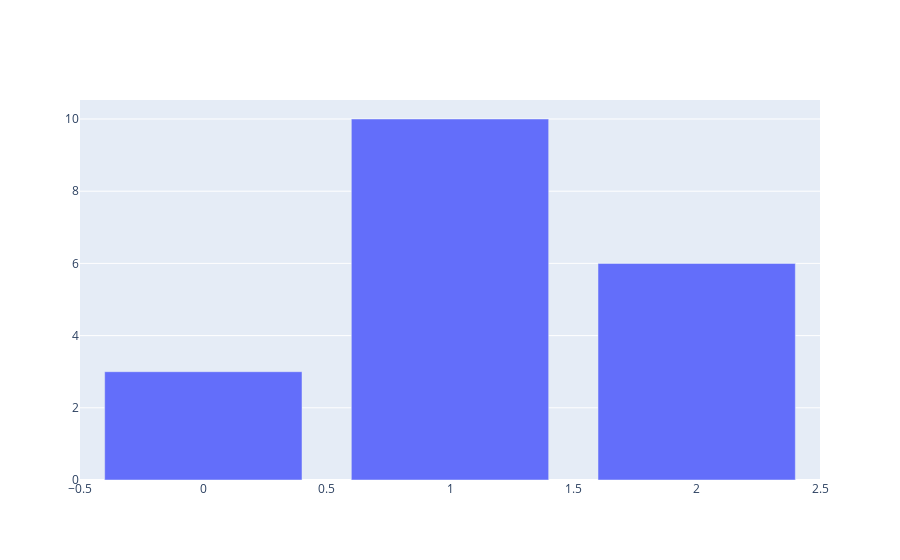

The code cell stored with this chart in its notebook:
### Code cell
import plotly.graph_objects as go

# 데이터 불러오기
y=[3, 10, 6]
fig = go.Figure(
    data = [go.Bar(y=y)])

fig.show()

### Figure 1 — Plotly figure (JSON) as saved in the notebook; plotly's stock layout.template omitted (floating-point values rounded to 4 significant figures)
{"data": [{"type": "bar", "y": [3, 10, 6]}], "layout": {"autosize": true, "xaxis": {"autorange": true, "range": [-0.5, 2.5]}, "yaxis": {"autorange": true, "range": [0, 10.53], "type": "linear"}}}
